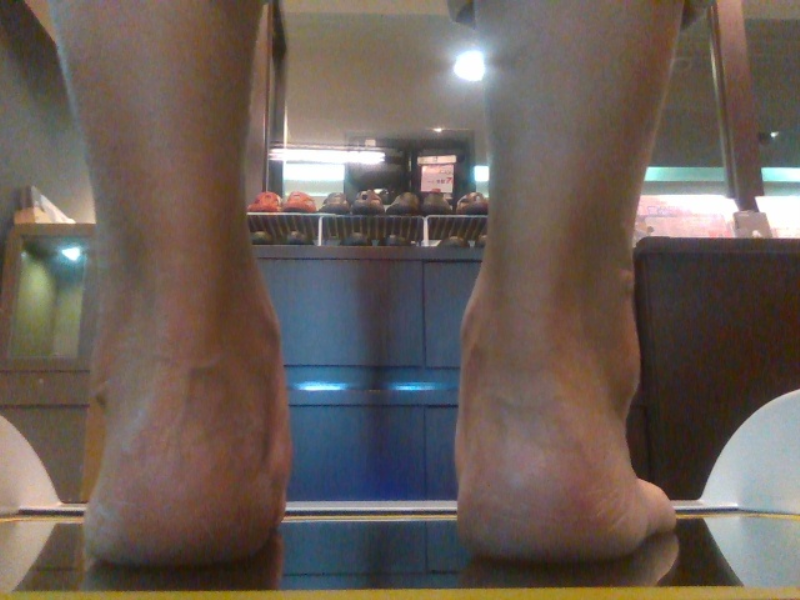
#> input picture 腳辨識/567.jpg, 800 x 600 px
$ python test.py
#> lines starting #> are read from the running program, lines starting #| are printed output that depends on the picture
### 腳辨識/skin_detector.py
# -*- coding:utf-8 -*-
import cv2
import numpy as np


# [61 lines left out: functions ellipse_detect, cr_otsu, crcb_range_sceening, hsv_detect, not called in this run]


img = cv2.imread('567.jpg')
#> img is the input picture: shape (600, 800, 3); mean B, G, R 85.9, 92.8, 105
# 圖片前處理
image = cv2.resize(img, (256, 256), interpolation=cv2.INTER_CUBIC)
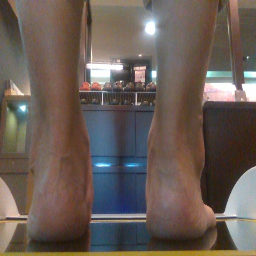
#> image: shape (256, 256, 3); mean B, G, R 85.9, 92.8, 105

# [7 lines that do not run on import are left out]

### 腳辨識/test.py
import cv2
import numpy as np
import skin_detector

# [15 lines of commented-out code are left out]
img = cv2.imread('tt.jpg')
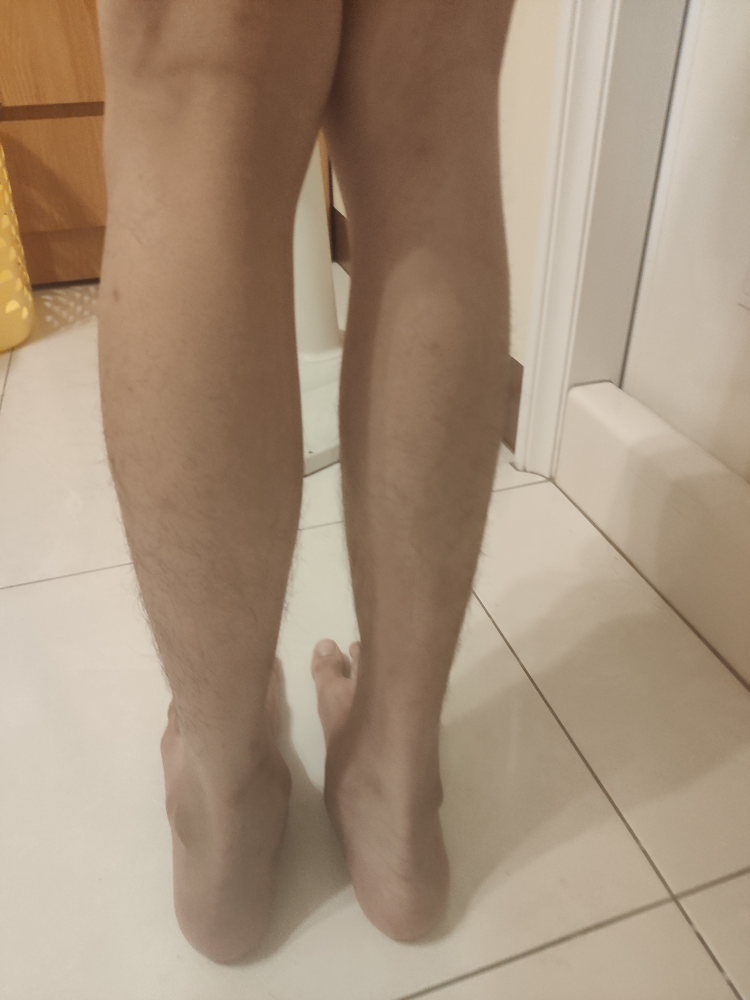
#> input picture 腳辨識/tt.jpg, 3000 x 4000 px (shown at 1/4 size)
#> img is the input picture: shape (4000, 3000, 3); mean B, G, R 123.7, 145.2, 166.3
# 圖片前處理
img = cv2.resize(img, (256, 256), interpolation=cv2.INTER_CUBIC)
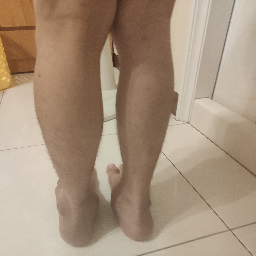
#> img: shape (256, 256, 3); mean B, G, R 123.7, 145.2, 166.3
# 膚色二值化
#> (the run stopped early here; a loop or call above may not have finished)
